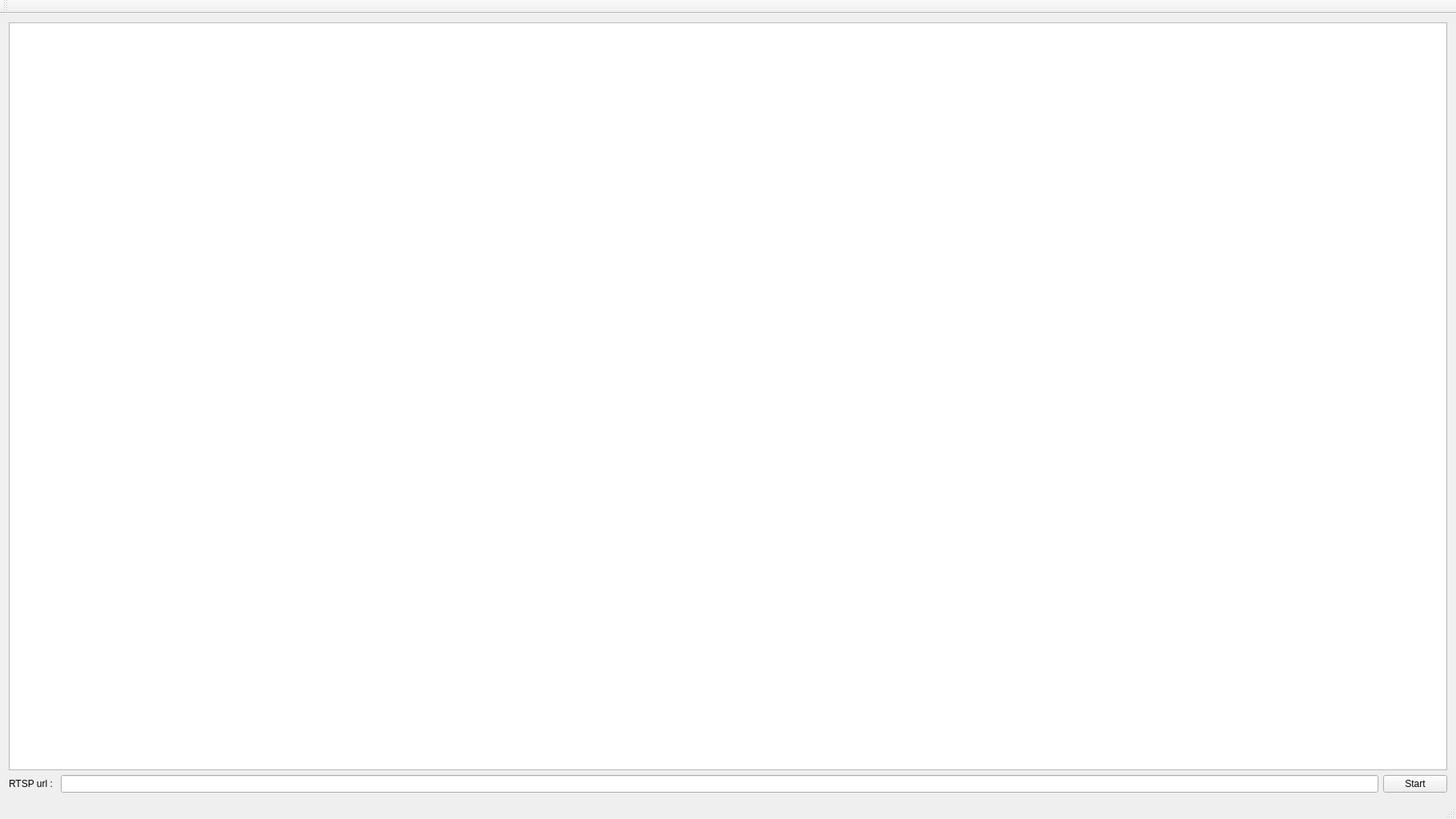
<?xml version="1.0" encoding="UTF-8"?>
<ui version="4.0">
 <class>LiveClientWindow</class>
 <widget class="QMainWindow" name="LiveClientWindow">
  <property name="geometry">
   <rect>
    <x>0</x>
    <y>0</y>
    <width>1820</width>
    <height>1024</height>
   </rect>
  </property>
  <property name="windowTitle">
   <string>LiveClientWindow</string>
  </property>
  <widget class="QWidget" name="centralWidget">
   <layout class="QGridLayout" name="gridLayout">
    <item row="0" column="0">
     <widget class="QGraphicsView" name="graphicsView">
      <property name="minimumSize">
       <size>
        <width>0</width>
        <height>492</height>
       </size>
      </property>
      <property name="maximumSize">
       <size>
        <width>16777215</width>
        <height>1080</height>
       </size>
      </property>
     </widget>
    </item>
    <item row="1" column="0">
     <layout class="QHBoxLayout" name="horizontalLayout">
      <item>
       <widget class="QLabel" name="label">
        <property name="text">
         <string>RTSP url : </string>
        </property>
       </widget>
      </item>
      <item>
       <widget class="QLineEdit" name="videoEdit"/>
      </item>
      <item>
       <widget class="QPushButton" name="startBtn">
        <property name="text">
         <string>Start</string>
        </property>
       </widget>
      </item>
     </layout>
    </item>
   </layout>
  </widget>
  <widget class="QMenuBar" name="menuBar">
   <property name="geometry">
    <rect>
     <x>0</x>
     <y>0</y>
     <width>1820</width>
     <height>23</height>
    </rect>
   </property>
  </widget>
  <widget class="QToolBar" name="mainToolBar">
   <attribute name="toolBarArea">
    <enum>TopToolBarArea</enum>
   </attribute>
   <attribute name="toolBarBreak">
    <bool>false</bool>
   </attribute>
  </widget>
  <widget class="QStatusBar" name="statusBar"/>
 </widget>
 <layoutdefault spacing="6" margin="11"/>
 <resources/>
 <connections/>
</ui>
